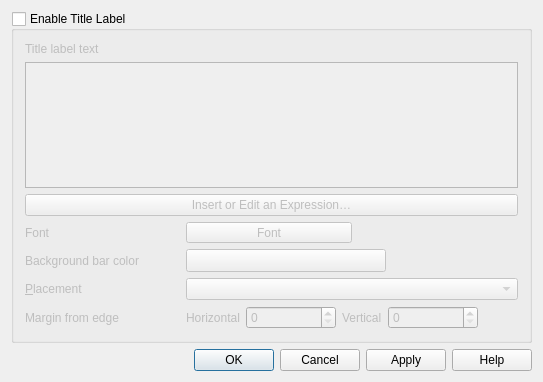
<?xml version="1.0" encoding="UTF-8"?>
<ui version="4.0">
 <class>QgsDecorationTitleDialog</class>
 <widget class="QDialog" name="QgsDecorationTitleDialog">
  <property name="geometry">
   <rect>
    <x>0</x>
    <y>0</y>
    <width>543</width>
    <height>382</height>
   </rect>
  </property>
  <property name="windowTitle">
   <string>Title Label Decoration</string>
  </property>
  <property name="windowIcon">
   <iconset>
    <normaloff>.</normaloff>.</iconset>
  </property>
  <layout class="QGridLayout" name="gridLayout">
   <item row="1" column="0" colspan="2">
    <widget class="QDialogButtonBox" name="buttonBox">
     <property name="orientation">
      <enum>Qt::Horizontal</enum>
     </property>
     <property name="standardButtons">
      <set>QDialogButtonBox::Apply|QDialogButtonBox::Cancel|QDialogButtonBox::Help|QDialogButtonBox::Ok</set>
     </property>
    </widget>
   </item>
   <item row="0" column="0" colspan="2">
    <widget class="QGroupBox" name="grpEnable">
     <property name="minimumSize">
      <size>
       <width>0</width>
       <height>240</height>
      </size>
     </property>
     <property name="title">
      <string>Enable Title Label</string>
     </property>
     <property name="checkable">
      <bool>true</bool>
     </property>
     <property name="checked">
      <bool>false</bool>
     </property>
     <layout class="QGridLayout" name="gridLayout_2" rowstretch="0,0,0,0,0,0,0">
      <item row="0" column="0" colspan="2">
       <widget class="QLabel" name="label_2">
        <property name="text">
         <string>Title label text</string>
        </property>
        <property name="buddy">
         <cstring>txtTitleText</cstring>
        </property>
       </widget>
      </item>
      <item row="6" column="1" colspan="2">
       <layout class="QHBoxLayout" name="horizontalLayout_2">
        <item>
         <widget class="QLabel" name="textLabel1_4">
          <property name="text">
           <string>Horizontal</string>
          </property>
         </widget>
        </item>
        <item>
         <widget class="QgsSpinBox" name="spnHorizontal">
          <property name="minimumSize">
           <size>
            <width>90</width>
            <height>0</height>
           </size>
          </property>
          <property name="maximumSize">
           <size>
            <width>16777215</width>
            <height>16777215</height>
           </size>
          </property>
          <property name="minimum">
           <number>0</number>
          </property>
          <property name="maximum">
           <number>100</number>
          </property>
         </widget>
        </item>
        <item>
         <widget class="QLabel" name="textLabel1_5">
          <property name="text">
           <string>Vertical</string>
          </property>
         </widget>
        </item>
        <item>
         <widget class="QgsSpinBox" name="spnVertical">
          <property name="minimumSize">
           <size>
            <width>90</width>
            <height>0</height>
           </size>
          </property>
          <property name="maximumSize">
           <size>
            <width>16777215</width>
            <height>16777215</height>
           </size>
          </property>
          <property name="maximum">
           <number>100</number>
          </property>
         </widget>
        </item>
        <item>
         <widget class="QgsUnitSelectionWidget" name="wgtUnitSelection" native="true">
          <property name="focusPolicy">
           <enum>Qt::StrongFocus</enum>
          </property>
         </widget>
        </item>
       </layout>
      </item>
      <item row="5" column="1" colspan="2">
       <widget class="QComboBox" name="cboPlacement"/>
      </item>
      <item row="2" column="0" colspan="3">
       <widget class="QPushButton" name="mInsertExpressionButton">
        <property name="text">
         <string>Insert or Edit an Expression…</string>
        </property>
       </widget>
      </item>
      <item row="1" column="0" colspan="3">
       <widget class="QTextEdit" name="txtTitleText"/>
      </item>
      <item row="5" column="0">
       <widget class="QLabel" name="textLabel16">
        <property name="maximumSize">
         <size>
          <width>100</width>
          <height>16777215</height>
         </size>
        </property>
        <property name="text">
         <string>&amp;Placement</string>
        </property>
        <property name="buddy">
         <cstring>cboPlacement</cstring>
        </property>
       </widget>
      </item>
      <item row="6" column="0">
       <widget class="QLabel" name="lblMargin">
        <property name="minimumSize">
         <size>
          <width>155</width>
          <height>0</height>
         </size>
        </property>
        <property name="text">
         <string>Margin from edge</string>
        </property>
       </widget>
      </item>
      <item row="4" column="0">
       <widget class="QLabel" name="labelBackground">
        <property name="text">
         <string>Background bar color</string>
        </property>
       </widget>
      </item>
      <item row="4" column="1" colspan="2">
       <widget class="QgsColorButton" name="pbnBackgroundColor">
        <property name="minimumSize">
         <size>
          <width>150</width>
          <height>0</height>
         </size>
        </property>
        <property name="maximumSize">
         <size>
          <width>200</width>
          <height>16777215</height>
         </size>
        </property>
        <property name="text">
         <string/>
        </property>
       </widget>
      </item>
      <item row="3" column="0">
       <widget class="QLabel" name="label">
        <property name="maximumSize">
         <size>
          <width>100</width>
          <height>16777215</height>
         </size>
        </property>
        <property name="text">
         <string>Font</string>
        </property>
       </widget>
      </item>
      <item row="3" column="1" colspan="2">
       <layout class="QHBoxLayout" name="horizontalLayout">
        <item>
         <widget class="QgsFontButton" name="mButtonFontStyle">
          <property name="sizePolicy">
           <sizepolicy hsizetype="Expanding" vsizetype="Fixed">
            <horstretch>0</horstretch>
            <verstretch>0</verstretch>
           </sizepolicy>
          </property>
          <property name="text">
           <string>Font</string>
          </property>
         </widget>
        </item>
        <item>
         <spacer name="horizontalSpacer">
          <property name="orientation">
           <enum>Qt::Horizontal</enum>
          </property>
          <property name="sizeHint" stdset="0">
           <size>
            <width>40</width>
            <height>20</height>
           </size>
          </property>
         </spacer>
        </item>
       </layout>
      </item>
     </layout>
    </widget>
   </item>
  </layout>
 </widget>
 <layoutdefault spacing="6" margin="11"/>
 <customwidgets>
  <customwidget>
   <class>QgsSpinBox</class>
   <extends>QSpinBox</extends>
   <header>qgis.gui</header>
  </customwidget>
  <customwidget>
   <class>QgsColorButton</class>
   <extends>QToolButton</extends>
   <header>qgis.gui</header>
   <container>1</container>
  </customwidget>
  <customwidget>
   <class>QgsUnitSelectionWidget</class>
   <extends>QWidget</extends>
   <header>qgis.gui</header>
   <container>1</container>
  </customwidget>
  <customwidget>
   <class>QgsFontButton</class>
   <extends>QToolButton</extends>
   <header>qgis.gui</header>
  </customwidget>
 </customwidgets>
 <tabstops>
  <tabstop>grpEnable</tabstop>
  <tabstop>txtTitleText</tabstop>
  <tabstop>mInsertExpressionButton</tabstop>
  <tabstop>mButtonFontStyle</tabstop>
  <tabstop>pbnBackgroundColor</tabstop>
  <tabstop>cboPlacement</tabstop>
  <tabstop>spnHorizontal</tabstop>
  <tabstop>spnVertical</tabstop>
  <tabstop>wgtUnitSelection</tabstop>
 </tabstops>
 <resources/>
 <connections/>
</ui>
